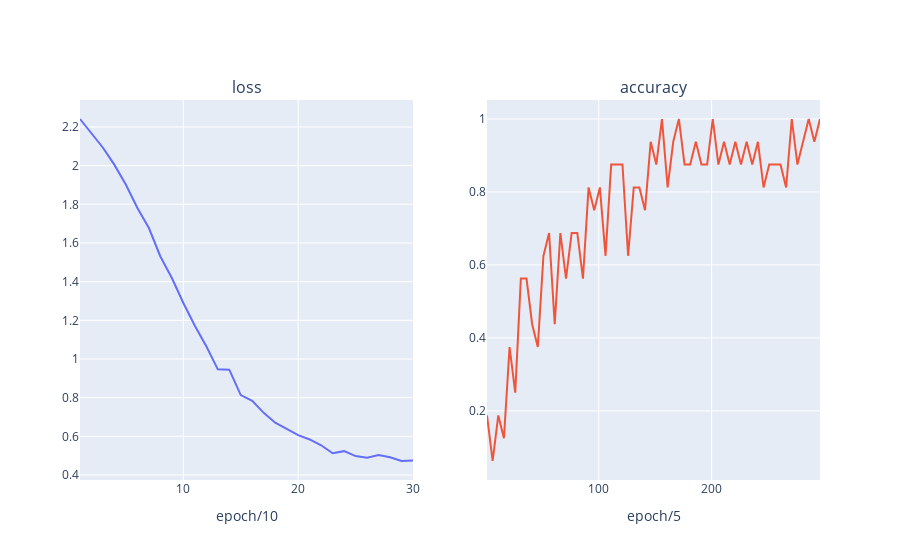

The notebook cell this image was saved under:
### Code cell
import plotly.graph_objects as go
from plotly.subplots import make_subplots
import pandas as pd

loss = list(filter(lambda x: x is not None, list(map(lambda x: None if 'loss' not in x.keys() else x['loss'], trainer.state.log_history))))
log_hist = pd.DataFrame(trainer.state.log_history)
accuracy = log_hist['accuracy'].dropna()[:300:5].tolist()

fig = make_subplots(
    rows=1, cols=2,
    subplot_titles=('loss', 'accuracy'))


fig.add_trace(
    go.Scatter(x=list(range(1,31)), y=loss),
    row=1, col=1
)
fig.update_xaxes(title_text="epoch/10", row=1, col=1)

fig.add_trace(
    go.Scatter(x=list(range(1,301,5)), y=accuracy),
    row=1, col=2
)
fig.update_xaxes(title_text="epoch/5", row=1, col=2)

fig.update_layout(coloraxis=dict(colorscale='Bluered_r'), showlegend=False)
fig.show()

### Figure 1 — Plotly figure (JSON) as saved in the notebook; plotly's stock layout.template omitted (floating-point values rounded to 4 significant figures)
{"data": [{"type": "scatter", "x": [1, 2, 3, 4, 5, 6, 7, 8, 9, 10, 11, 12, 13, 14, 15, 16, 17, 18, 19, 20, 21, 22, 23, 24, 25, 26, 27, 28, 29, 30], "xaxis": "x", "y": [2.241, 2.17, 2.093, 2.004, 1.901, 1.781, 1.677, 1.53, 1.419, 1.29, 1.172, 1.065, 0.9466, 0.9448, 0.8133, 0.7834, 0.7214, 0.6706, 0.6368, 0.6062, 0.5839, 0.5537, 0.5125, 0.5234, 0.498, 0.4897, 0.5037, 0.4921, 0.4725, 0.4745], "yaxis": "y"}, {"type": "scatter", "x": [1, 6, 11, 16, 21, 26, 31, 36, 41, 46, 51, 56, 61, 66, 71, 76, 81, 86, 91, 96, 101, 106, 111, 116, 121, 126, 131, 136, 141, 146, 151, 156, 161, 166, 171, 176, 181, 186, 191, 196, 201, 206, 211, 216, 221, 226, 231, 236, 241, 246, 251, 256, 261, 266, 271, 276, 281, 286, 291, 296], "xaxis": "x2", "y": [0.1875, 0.0625, 0.1875, 0.125, 0.375, 0.25, 0.5625, 0.5625, 0.4375, 0.375, 0.625, 0.6875, 0.4375, 0.6875, 0.5625, 0.6875, 0.6875, 0.5625, 0.8125, 0.75, 0.8125, 0.625, 0.875, 0.875, 0.875, 0.625, 0.8125, 0.8125, 0.75, 0.9375, 0.875, 1, 0.8125, 0.9375, 1, 0.875, 0.875, 0.9375, 0.875, 0.875, 1, 0.875, 0.9375, 0.875, 0.9375, 0.875, 0.9375, 0.875, 0.9375, 0.8125, 0.875, 0.875, 0.875, 0.8125, 1, 0.875, 0.9375, 1, 0.9375, 1], "yaxis": "y2"}], "layout": {"annotations": [{"font": {"size": 16}, "showarrow": false, "text": "loss", "x": 0.225, "xanchor": "center", "xref": "paper", "y": 1, "yanchor": "bottom", "yref": "paper"}, {"font": {"size": 16}, "showarrow": false, "text": "accuracy", "x": 0.775, "xanchor": "center", "xref": "paper", "y": 1, "yanchor": "bottom", "yref": "paper"}], "coloraxis": {"colorscale": [[0, "rgb(255,0,0)"], [1, "rgb(0,0,255)"]]}, "showlegend": false, "xaxis": {"anchor": "y", "domain": [0, 0.45], "title": {"text": "epoch/10"}}, "xaxis2": {"anchor": "y2", "domain": [0.55, 1], "title": {"text": "epoch/5"}}, "yaxis": {"anchor": "x", "domain": [0, 1]}, "yaxis2": {"anchor": "x2", "domain": [0, 1]}}}
